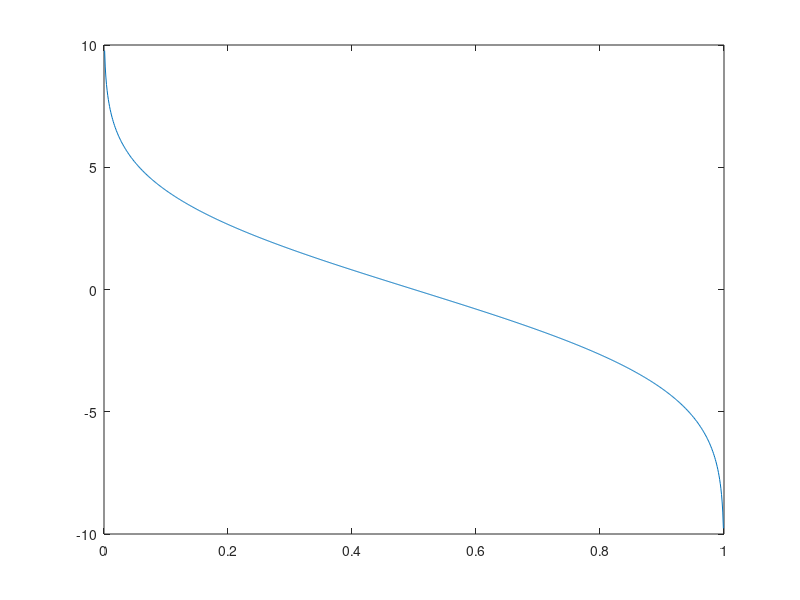

This figure's MATLAB source: (Note: this script raises an error after producing the figure.)
%%
%
% Ce fichier : On rajoute une boucle pour voir une évolution du seuil
% en fonction de pfa
%
%% Reset
clc;
clear all;
close all;

%% Constantes
PLOT_PsH_ON = 0;


%% Parametres const
nb_rea = 100;
nb_obs = 10;
varb = 1;
m = 4;

Pfas_fix = [0:0.001:1];

%% Parametres

Pfas_th = zeros(size(Pfas_fix));
Pfas_expe = zeros(size(Pfas_fix));
seuils = zeros(size(Pfas_fix));

%% Debut

for i_pfa = 1:length(Pfas_fix)

    b = randn(nb_obs, nb_rea)*sqrt(varb);
    s = randn(nb_obs, nb_rea)*sqrt(varb) + m;

    PsH0 = sum(b, 1); % vu qu'on considère la somme de nos observations
    PsH1 = sum(s, 1); % du coup on peut mieux séparer

    if(PLOT_PsH_ON)
        figure;
        histogram(PsH0);
        hold on;
        histogram(PsH1);
    end

    hasard = randi([0 1], 1, nb_rea); % hypothèse sortante de la décision : 1 = H1 vrai
    yadusignal = logical(hasard); % H1 = un signal d'interet est present a la realisation ri
    nb_echsignal = sum(yadusignal);
    nb_echbruit =  nb_rea-nb_echsignal;

    signal_sans_bruit = repmat(yadusignal*m, 10, 1);

    obs = b;
    obs = obs + signal_sans_bruit;

    %% seuil

    seuil_lambda = sqrt(2*nb_obs*varb)*erfcinv(2*Pfas_fix(i_pfa));

    %% decision

    decision = sum(obs, 1) > seuil_lambda;
    nb_detection = sum(decision)

    errs = sum(decision ~= yadusignal);

    %% Proba experimentales

    Pd = sum(yadusignal & decision)/nb_echsignal;
    Pdet_manquees = sum(yadusignal & ~decision)/nb_echsignal; % normalement ça vaut 1-Pd

    Pfa = sum(~yadusignal & decision)/nb_echbruit;

    %% Proba théoriques

    % Q10
    % lambda = seuil_lambda*5 et on voit que c'est pas égal et que c'est bien
    % pas basé sur les observations
    Pd_th = 1/2*erfc( (seuil_lambda - nb_obs*m)/sqrt(2*nb_obs)*sqrt(varb) );
    Pfa_th = 1/2*erfc(seuil_lambda/sqrt(2*nb_obs*varb));
    
    Pfa_expe(i_pfa) = Pfa;
    Pfas_th(i_pfa) = Pfa_th;
    seuils(i_pfa) = seuil_lambda;
  
end

plot(Pfas_th, seuils);
hold on;
plot(Pfas, seuils);

    